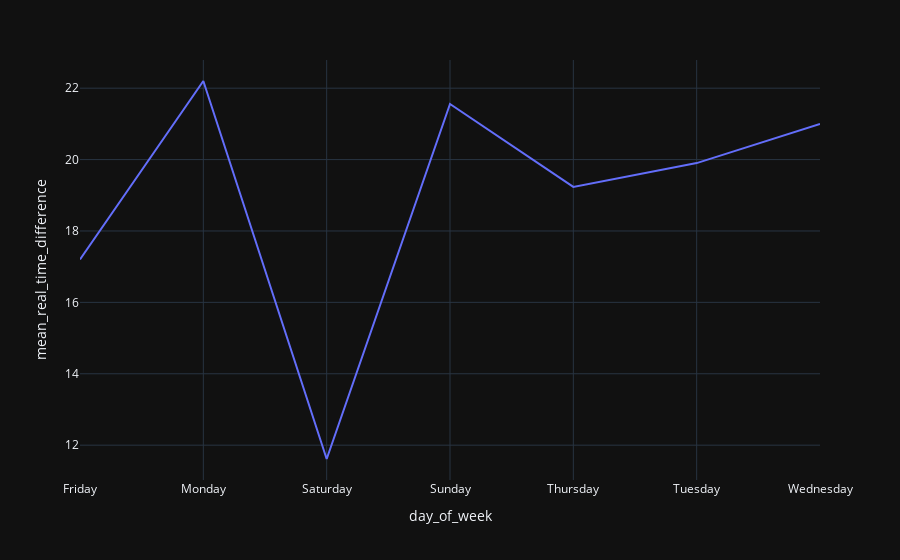

Here is the notebook cell this chart was saved with:
### Code cell
to_plot_hours = all_data_joined.groupby("day_of_week").agg(
    mean_real_time_difference = ("real_time_difference", "mean")
).reset_index()

px.line(to_plot_hours, x = "day_of_week", y = "mean_real_time_difference")

### Figure 1 — Plotly figure (JSON) as saved in the notebook; plotly's stock layout.template omitted (floating-point values rounded to 4 significant figures)
{"data": [{"hovertemplate": "day_of_week=%{x}<br>mean_real_time_difference=%{y}<extra></extra>", "legendgroup": "", "line": {"color": "#636efa", "dash": "solid"}, "marker": {"symbol": "circle"}, "mode": "lines", "name": "", "orientation": "v", "showlegend": false, "type": "scatter", "x": ["Friday", "Monday", "Saturday", "Sunday", "Thursday", "Tuesday", "Wednesday"], "xaxis": "x", "y": [17.2, 22.2, 11.61, 21.56, 19.23, 19.9, 21.0], "yaxis": "y"}], "layout": {"legend": {"tracegroupgap": 0}, "margin": {"t": 60}, "xaxis": {"anchor": "y", "domain": [0, 1], "title": {"text": "day_of_week"}}, "yaxis": {"anchor": "x", "domain": [0, 1], "title": {"text": "mean_real_time_difference"}}}}
